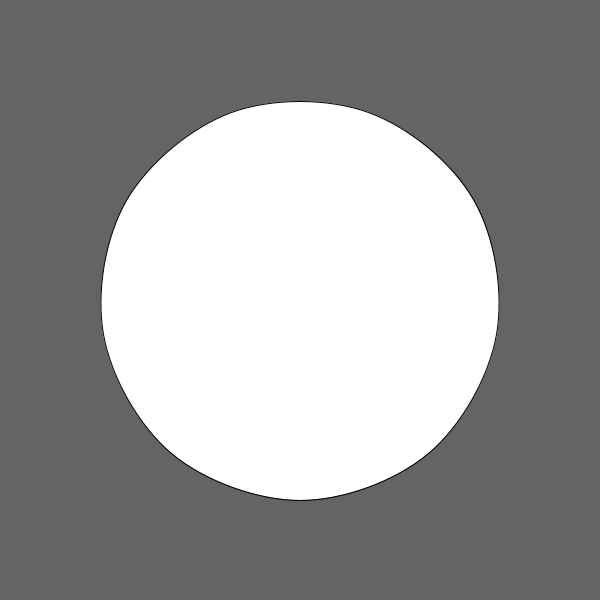
Frame 1 (no input)
Frame 60 (the mouse pressed at the canvas centre just before this capture): identical to frame 1, image omitted
Frame 120 (the mouse held since frame 60 and released just before this capture): identical to frame 1, image omitted

The Processing sketch that drew this single still picture (run headless with seeded random() and noise(); from frame 60 on, the mouse is pressed at the canvas centre):

// Processing sketch: vertexCircle
// ── vertexCircle.pde
PShape s;
int resolution = 10;
float minRadius = 50;
float maxRadius = 250;

void setup(){
 size( 600, 600 ); 
}

void draw(){
  
  background(100);
  
  float angleStep = TWO_PI / (resolution-1);
  float posX[] = new float[resolution];
  float posY[] = new float[resolution];
  
  for( int i = 0; i < resolution; i++){
    
    float angle = i * angleStep;
    posX[i] = width/2.0 + sin( angle ) * 200;
    posY[i] = height/2.0 + cos( angle ) * 200;
    
  }
  
  beginShape();
  fill( 255 );
  
  drawClosedCrv( posX, posY);
  
  endShape();
  
}

void drawClosedCrv( float px[], float py[] ){
 
  for( int i = 0; i < px.length; i++){
    curveVertex( px[i], py[i] ); 
  }
  
  curveVertex( px[1], py[1] );
  curveVertex( px[2], py[2] );
  
}
